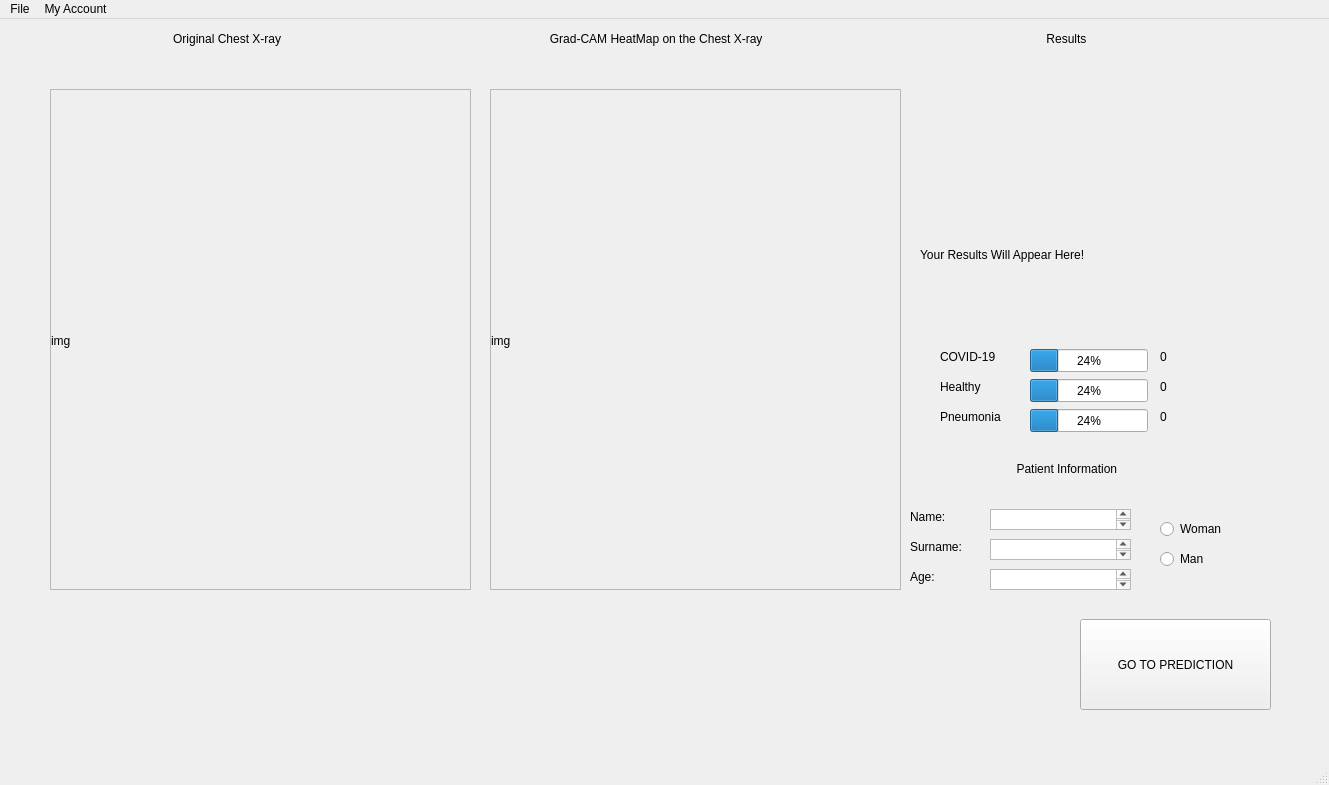
<?xml version="1.0" encoding="UTF-8"?>
<ui version="4.0">
 <class>MainWindow</class>
 <widget class="QMainWindow" name="MainWindow">
  <property name="geometry">
   <rect>
    <x>0</x>
    <y>0</y>
    <width>1329</width>
    <height>785</height>
   </rect>
  </property>
  <property name="windowTitle">
   <string>MainWindow</string>
  </property>
  <widget class="QWidget" name="centralwidget">
   <widget class="QLabel" name="label">
    <property name="geometry">
     <rect>
      <x>-290</x>
      <y>-40</y>
      <width>1441</width>
      <height>801</height>
     </rect>
    </property>
    <property name="text">
     <string/>
    </property>
    <property name="pixmap">
     <pixmap>PY/welcomenote.jpg</pixmap>
    </property>
   </widget>
   <widget class="QLabel" name="label_2">
    <property name="geometry">
     <rect>
      <x>0</x>
      <y>-30</y>
      <width>1391</width>
      <height>801</height>
     </rect>
    </property>
    <property name="text">
     <string/>
    </property>
    <property name="pixmap">
     <pixmap>welcomenote.jpg</pixmap>
    </property>
   </widget>
   <widget class="QScrollArea" name="scrollArea">
    <property name="geometry">
     <rect>
      <x>50</x>
      <y>70</y>
      <width>421</width>
      <height>501</height>
     </rect>
    </property>
    <property name="widgetResizable">
     <bool>true</bool>
    </property>
    <widget class="QWidget" name="scrollAreaWidgetContents">
     <property name="geometry">
      <rect>
       <x>0</x>
       <y>0</y>
       <width>419</width>
       <height>499</height>
      </rect>
     </property>
     <widget class="QLabel" name="img">
      <property name="geometry">
       <rect>
        <x>0</x>
        <y>0</y>
        <width>421</width>
        <height>501</height>
       </rect>
      </property>
      <property name="text">
       <string>img</string>
      </property>
      <property name="scaledContents">
       <bool>true</bool>
      </property>
     </widget>
    </widget>
   </widget>
   <widget class="QLabel" name="label_3">
    <property name="geometry">
     <rect>
      <x>50</x>
      <y>10</y>
      <width>421</width>
      <height>20</height>
     </rect>
    </property>
    <property name="autoFillBackground">
     <bool>true</bool>
    </property>
    <property name="text">
     <string>                                     Original Chest X-ray</string>
    </property>
   </widget>
   <widget class="QPushButton" name="pushButton_2">
    <property name="geometry">
     <rect>
      <x>1080</x>
      <y>600</y>
      <width>191</width>
      <height>91</height>
     </rect>
    </property>
    <property name="text">
     <string>GO TO PREDICTION</string>
    </property>
   </widget>
   <widget class="QScrollArea" name="scrollArea_3">
    <property name="geometry">
     <rect>
      <x>490</x>
      <y>70</y>
      <width>411</width>
      <height>501</height>
     </rect>
    </property>
    <property name="widgetResizable">
     <bool>true</bool>
    </property>
    <widget class="QWidget" name="scrollAreaWidgetContents_3">
     <property name="geometry">
      <rect>
       <x>0</x>
       <y>0</y>
       <width>409</width>
       <height>499</height>
      </rect>
     </property>
     <widget class="QLabel" name="img_3">
      <property name="geometry">
       <rect>
        <x>0</x>
        <y>0</y>
        <width>431</width>
        <height>501</height>
       </rect>
      </property>
      <property name="text">
       <string>img</string>
      </property>
      <property name="scaledContents">
       <bool>true</bool>
      </property>
     </widget>
    </widget>
   </widget>
   <widget class="QLabel" name="label_7">
    <property name="geometry">
     <rect>
      <x>490</x>
      <y>10</y>
      <width>411</width>
      <height>20</height>
     </rect>
    </property>
    <property name="autoFillBackground">
     <bool>true</bool>
    </property>
    <property name="text">
     <string>                  Grad-CAM HeatMap on the Chest X-ray</string>
    </property>
   </widget>
   <widget class="QLabel" name="results_label">
    <property name="geometry">
     <rect>
      <x>920</x>
      <y>50</y>
      <width>341</width>
      <height>371</height>
     </rect>
    </property>
    <property name="autoFillBackground">
     <bool>true</bool>
    </property>
    <property name="text">
     <string>Your Results Will Appear Here!</string>
    </property>
   </widget>
   <widget class="QLabel" name="label_9">
    <property name="geometry">
     <rect>
      <x>910</x>
      <y>490</y>
      <width>71</width>
      <height>16</height>
     </rect>
    </property>
    <property name="autoFillBackground">
     <bool>true</bool>
    </property>
    <property name="text">
     <string>Name:</string>
    </property>
   </widget>
   <widget class="QLabel" name="label_10">
    <property name="geometry">
     <rect>
      <x>910</x>
      <y>520</y>
      <width>71</width>
      <height>16</height>
     </rect>
    </property>
    <property name="autoFillBackground">
     <bool>true</bool>
    </property>
    <property name="text">
     <string>Surname:</string>
    </property>
   </widget>
   <widget class="QLabel" name="label_11">
    <property name="geometry">
     <rect>
      <x>910</x>
      <y>550</y>
      <width>71</width>
      <height>16</height>
     </rect>
    </property>
    <property name="autoFillBackground">
     <bool>true</bool>
    </property>
    <property name="text">
     <string>Age:</string>
    </property>
   </widget>
   <widget class="QLabel" name="label_12">
    <property name="geometry">
     <rect>
      <x>910</x>
      <y>440</y>
      <width>361</width>
      <height>20</height>
     </rect>
    </property>
    <property name="autoFillBackground">
     <bool>true</bool>
    </property>
    <property name="text">
     <string>                                Patient Information</string>
    </property>
   </widget>
   <widget class="QRadioButton" name="female">
    <property name="geometry">
     <rect>
      <x>1160</x>
      <y>500</y>
      <width>100</width>
      <height>20</height>
     </rect>
    </property>
    <property name="autoFillBackground">
     <bool>true</bool>
    </property>
    <property name="text">
     <string>Woman</string>
    </property>
   </widget>
   <widget class="QRadioButton" name="male">
    <property name="geometry">
     <rect>
      <x>1160</x>
      <y>530</y>
      <width>100</width>
      <height>20</height>
     </rect>
    </property>
    <property name="autoFillBackground">
     <bool>true</bool>
    </property>
    <property name="text">
     <string>Man</string>
    </property>
   </widget>
   <widget class="QLabel" name="label_14">
    <property name="geometry">
     <rect>
      <x>920</x>
      <y>10</y>
      <width>341</width>
      <height>20</height>
     </rect>
    </property>
    <property name="autoFillBackground">
     <bool>true</bool>
    </property>
    <property name="text">
     <string>                                      Results</string>
    </property>
   </widget>
   <widget class="QTextEdit" name="text_name">
    <property name="geometry">
     <rect>
      <x>990</x>
      <y>490</y>
      <width>141</width>
      <height>21</height>
     </rect>
    </property>
   </widget>
   <widget class="QTextEdit" name="text_surname">
    <property name="geometry">
     <rect>
      <x>990</x>
      <y>520</y>
      <width>141</width>
      <height>21</height>
     </rect>
    </property>
   </widget>
   <widget class="QTextEdit" name="text_age">
    <property name="geometry">
     <rect>
      <x>990</x>
      <y>550</y>
      <width>141</width>
      <height>21</height>
     </rect>
    </property>
   </widget>
   <widget class="QProgressBar" name="progressBar">
    <property name="geometry">
     <rect>
      <x>1030</x>
      <y>330</y>
      <width>118</width>
      <height>23</height>
     </rect>
    </property>
    <property name="value">
     <number>24</number>
    </property>
   </widget>
   <widget class="QProgressBar" name="progressBar_2">
    <property name="geometry">
     <rect>
      <x>1030</x>
      <y>360</y>
      <width>118</width>
      <height>23</height>
     </rect>
    </property>
    <property name="value">
     <number>24</number>
    </property>
   </widget>
   <widget class="QProgressBar" name="progressBar_3">
    <property name="geometry">
     <rect>
      <x>1030</x>
      <y>390</y>
      <width>118</width>
      <height>23</height>
     </rect>
    </property>
    <property name="value">
     <number>24</number>
    </property>
   </widget>
   <widget class="QLabel" name="label_4">
    <property name="geometry">
     <rect>
      <x>940</x>
      <y>330</y>
      <width>60</width>
      <height>16</height>
     </rect>
    </property>
    <property name="text">
     <string>COVID-19</string>
    </property>
   </widget>
   <widget class="QLabel" name="label_5">
    <property name="geometry">
     <rect>
      <x>940</x>
      <y>360</y>
      <width>60</width>
      <height>16</height>
     </rect>
    </property>
    <property name="text">
     <string>Healthy</string>
    </property>
   </widget>
   <widget class="QLabel" name="label_6">
    <property name="geometry">
     <rect>
      <x>940</x>
      <y>390</y>
      <width>71</width>
      <height>16</height>
     </rect>
    </property>
    <property name="text">
     <string>Pneumonia</string>
    </property>
   </widget>
   <widget class="QLabel" name="label_8">
    <property name="geometry">
     <rect>
      <x>1160</x>
      <y>330</y>
      <width>60</width>
      <height>16</height>
     </rect>
    </property>
    <property name="text">
     <string>0</string>
    </property>
   </widget>
   <widget class="QLabel" name="label_13">
    <property name="geometry">
     <rect>
      <x>1160</x>
      <y>360</y>
      <width>60</width>
      <height>16</height>
     </rect>
    </property>
    <property name="text">
     <string>0</string>
    </property>
   </widget>
   <widget class="QLabel" name="label_15">
    <property name="geometry">
     <rect>
      <x>1160</x>
      <y>390</y>
      <width>60</width>
      <height>16</height>
     </rect>
    </property>
    <property name="text">
     <string>0</string>
    </property>
   </widget>
  </widget>
  <widget class="QMenuBar" name="menubar">
   <property name="geometry">
    <rect>
     <x>0</x>
     <y>0</y>
     <width>1329</width>
     <height>24</height>
    </rect>
   </property>
   <widget class="QMenu" name="menuFile">
    <property name="title">
     <string>File</string>
    </property>
    <addaction name="actionUpload_MRI_Images"/>
   </widget>
   <widget class="QMenu" name="menuMy_Account">
    <property name="title">
     <string>My Account</string>
    </property>
   </widget>
   <addaction name="menuFile"/>
   <addaction name="menuMy_Account"/>
  </widget>
  <widget class="QStatusBar" name="statusbar"/>
  <action name="actionUpload_MRI_Images">
   <property name="text">
    <string>Upload Chest X-Ray</string>
   </property>
  </action>
  <action name="actionUpload_Ultrasound_Image">
   <property name="text">
    <string>Upload Ultrasound Image</string>
   </property>
  </action>
 </widget>
 <resources/>
 <connections/>
</ui>
